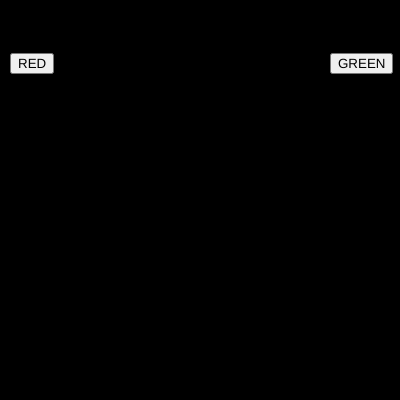
Frame 1 (no input)
Frame 60 (no input): identical to frame 1, image omitted
Frame 120 (the mouse pressed at the canvas centre since frame 60): identical to frame 1, image omitted

The p5.js sketch that drew this single still picture (run headless with seeded random() and noise() and a simulated clock; from frame 60 on, the mouse is pressed at the canvas centre):

// p5.js sketch
// ── sketch.js
var btn_red;
var btn_green;

var r = 0;
var g = 0;
var b = 0;

function setup() {
  createCanvas(400, 400);  
  
btn_red=createButton("RED")
btn_red.position(10,53)
btn_red.mousePressed(red_bg)

btn_green=createButton("GREEN")
btn_green.position(330,53)
btn_green.mousePressed(green_bg)
}

function draw() {
  background(r,g,b);

  
}

function red_bg()
{
  r=255;
  g=0;
  b=0;
}


function green_bg()
{
  r=0;
  g=130;
  b=0;
}
